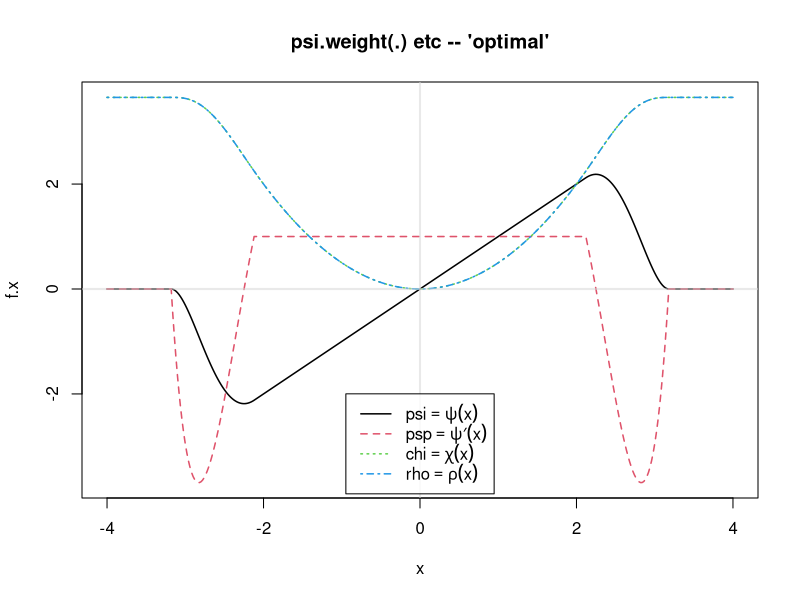

R code for this plot:
library(robust)


### Name: weight.funs
### Title: Weight Functions Psi, Rho, Chi
### Aliases: psi.weight rho.weight psp.weight chi.weight
### Keywords: robust

### ** Examples

x <- seq(-4,4, length=401)
f.x <- cbind(psi = psi.weight(x), psp = psp.weight(x),
             chi = chi.weight(x), rho = rho.weight(x))
es <- expression(psi(x), {psi*minute}(x), chi(x), rho(x))
leg <- as.expression(lapply(seq_along(es), function(i)
          substitute(C == E, list(C=colnames(f.x)[i], E=es[[i]]))))
matplot(x, f.x, type = "l", lwd = 1.5,
        main = "psi.weight(.) etc -- 'optimal'")
abline(h = 0, v = 0, lwd = 2, col = "#D3D3D380") # opaque gray
legend("bottom", leg, inset = .01,
       lty = 1:4, col = 1:4, lwd = 1.5, bg = "#FFFFFFC0")
